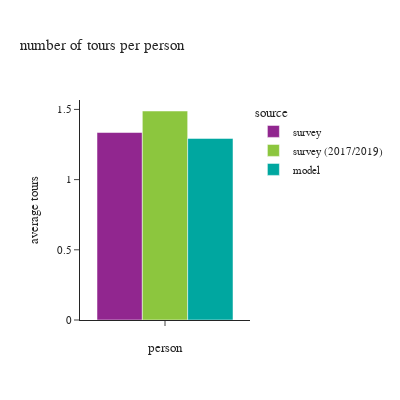

The cell this chart's notebook holds for it:
### Code cell
df_plot = df_tour.group_by('source').agg([
    pl.sum('toexpfac').alias('toexpfac_sum')
]).join(
    df_person.group_by('source').agg([
        pl.sum('psexpfac').alias('psexpfac_sum')
    ]),
    on='source',
    how='left'
).with_columns(
    (pl.col('toexpfac_sum') / pl.col('psexpfac_sum')).alias('average tours'),
    pl.lit('').alias('person')
)

fig = px.bar(df_plot.to_pandas(), x="person", y="average tours", color="source",
             barmode="group", title="number of tours per person")
fig.update_layout(height=400, width=400, font=dict(size=11),
                  xaxis=dict(dtick=1, categoryorder='category ascending'),
                  yaxis=dict(tickformat=".3"))
fig.show()

### Figure 1 — Plotly figure (JSON) as saved in the notebook; plotly's stock layout.template omitted (floating-point values rounded to 4 significant figures)
{"data": [{"alignmentgroup": "True", "hovertemplate": "source=survey<br>person=%{x}<br>average tours=%{y}<extra></extra>", "legendgroup": "survey", "marker": {"color": "#91268F", "pattern": {"shape": ""}}, "name": "survey", "offsetgroup": "survey", "orientation": "v", "showlegend": true, "textposition": "auto", "type": "bar", "x": [""], "xaxis": "x", "y": [1.335], "yaxis": "y"}, {"alignmentgroup": "True", "hovertemplate": "source=survey (2017/2019)<br>person=%{x}<br>average tours=%{y}<extra></extra>", "legendgroup": "survey (2017/2019)", "marker": {"color": "#8CC63E", "pattern": {"shape": ""}}, "name": "survey (2017/2019)", "offsetgroup": "survey (2017/2019)", "orientation": "v", "showlegend": true, "textposition": "auto", "type": "bar", "x": [""], "xaxis": "x", "y": [1.489], "yaxis": "y"}, {"alignmentgroup": "True", "hovertemplate": "source=model<br>person=%{x}<br>average tours=%{y}<extra></extra>", "legendgroup": "model", "marker": {"color": "#00A7A0", "pattern": {"shape": ""}}, "name": "model", "offsetgroup": "model", "orientation": "v", "showlegend": true, "textposition": "auto", "type": "bar", "x": [""], "xaxis": "x", "y": [1.293], "yaxis": "y"}], "layout": {"barmode": "group", "font": {"size": 11}, "height": 400, "legend": {"title": {"text": "source"}, "tracegroupgap": 0}, "title": {"text": "number of tours per person"}, "width": 400, "xaxis": {"anchor": "y", "categoryorder": "category ascending", "domain": [0, 1], "dtick": 1, "title": {"text": "person"}}, "yaxis": {"anchor": "x", "domain": [0, 1], "tickformat": ".3", "title": {"text": "average tours"}}}}
